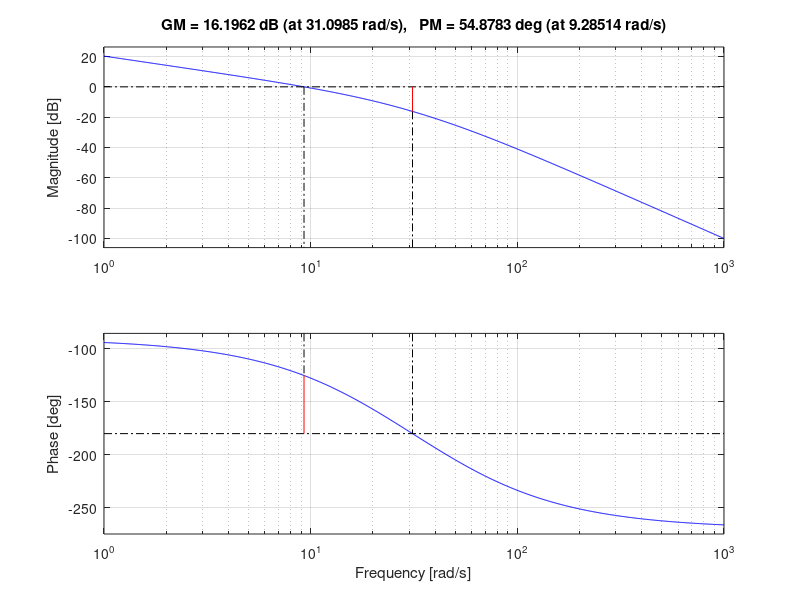

This chart was generated by the following MATLAB code: (Note: this script raises an error after producing the figure.)
clear; clc; close all;

[~,~]=mkdir('imagens');

addpath(genpath('dados'))

%% Propriedades da planta

R1 = 100e3; % [Ohm]
R2 = 10e3;  % [Ohm]
R3 = 100e3; % [Ohm]
R4 = 220e3; % [Ohm]
R5 = 100e3; % [Ohm]
R6 = 470e3; % [Ohm]
R7 = 1e6;   % [Ohm]

C1 = 0.1e-6; % [F]
C2 = 0.1e-6; % [F]
C3 = 0.1e-6; % [F]

%% Função de transferência
s = tf('s');

G1 = -R2/R1;
G2 = -R4/(R3 + R3*R4*C1*s);
G3 = -R6/(R5 + R5*R6*C2*s);
G4 = -1/(s*R7*C3);

G2 = minreal(G2);
G3 = minreal(G3);
G4 = minreal(G4);

G = G1 * G2 * G3 * G4;
G = minreal(G);

%% Análises

margin(G);
saveas(gcf, strcat('imagens/', 'Bode de Ganho e de Fase', '.png'));

t=0:1e-3:4; %[s]
f=1;    % [Hz]
u=(square(2*pi*f*t)+1)/2;   % [V]

y1 = G1*u;
y2 = lsim(G1*G2, u, t);
y3 = lsim(G1*G2*G3, u, t);
y4 = lsim(G, u, t);

plot_voltage_time(y1, t, 'Amplificador 1');
plot_voltage_time(y2, t, 'Amplificador 2');
plot_voltage_time(y3, t, 'Amplificador 3');
plot_voltage_time(y4, t, 'Amplificador 4');

%% Experimento

load('y.mat');

t1 = 0:1e-3:length(y1)/1e3 - 1e-3;
t2 = 0:1e-3:length(y2)/1e3 - 1e-3;
t3 = 0:1e-3:length(y3)/1e3 - 1e-3;
t4 = 0:1e-3:length(y4)/1e3 - 1e-3;

u1 = y1(:,2);
u2 = y2(:,2);
u3 = y3(:,2);
u4 = y4(:,2);

y1 = y1(:,1);
y2 = y2(:,1);
y3 = y3(:,1);
y4 = y4(:,1);

plot_voltage_time(y1, t1, 'Amplificador Real 1');
plot_voltage_time(y2, t2, 'Amplificador Real 2');
plot_voltage_time(y3, t3, 'Amplificador Real 3');
plot_voltage_time(y4, t4, 'Amplificador Real 4');


%% Identificação da planta


% =========== G1 ===========
idx_to_keep = find(u1 > 0);
k1 = mean(y1(idx_to_keep)./u1(idx_to_keep));
G1_real = k1;
y1_model = G1_real*u1;

plot_voltage_time_compare([y1 y1_model], t1, 'Amplificador 1');


% =========== G2 ===========
u2_G2 = u2 * G1_real;

idx_to_keep = find(y2 > max(y2)*0.98);
y2_reg = y2(idx_to_keep);
u2_reg = u2_G2(idx_to_keep);
idx_to_keep = find(u2_reg < 0);

k2 = mean(y2_reg(idx_to_keep)./u2_reg(idx_to_keep));
tal2 = 0.0075;

G2_real = minreal(k2/(tal2*s+1));
y2_model = lsim(G1_real*G2_real, u2, t2);

plot_voltage_time_compare([y2 y2_model], t2, 'Amplificador 2');


% =========== G3 ===========
u3_G3 = lsim(G1_real * G2_real, u3, t3);

idx_to_keep = find(y3 < min(y3)*0.98);
y3_reg = y3(idx_to_keep);
u3_reg = u3_G3(idx_to_keep);
idx_to_keep = find(u3_reg > 0);

k3 = mean(y3_reg(idx_to_keep)./u3_reg(idx_to_keep));

k = k2*k3;

yt1 = -0.14;
yt2 = -3.343;

a = yt1/k;
b = yt2/k;

p(1) = 1;
p(2) = -(1-b-exp(-2))/(1-a-exp(-1));
p(3) = ((1-b)*exp(-1) - (1-a)*exp(-2))/(1-a-exp(-1));

x = roots(p);
x_tal = x(1);

tal3 = tal2/log(x_tal);

G3_real = minreal(k3/(tal3*s+1));
y3_model = lsim(G1_real*G2_real*G3_real, u3, t3);

plot_voltage_time_compare([y3 y3_model], t3, 'Amplificador 3');


% =========== G4 ===========
u4_G4 = lsim(G1_real * G2_real * G3_real, u4, t4);

p1 = 2.625;
p2 = -6.083;
dt = 0.861-0.581;

u_reg = 0.9979;

k4 = (p2-p1)/(dt*u_reg);

G4_real = k4/s;
y4_model = lsim(G1_real * G2_real * G3_real*G4_real, u4, t4);

plot_voltage_time_compare([y4 y4_model], t4, 'Amplificador 4');


% =========== G ===========
G_real = G1_real * G2_real * G3_real*G4_real;